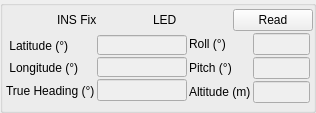
<?xml version="1.0" encoding="UTF-8"?>
<ui version="4.0">
 <class>dp_rwr_ins_gps</class>
 <widget class="QWidget" name="dp_rwr_ins_gps">
  <property name="geometry">
   <rect>
    <x>0</x>
    <y>0</y>
    <width>316</width>
    <height>113</height>
   </rect>
  </property>
  <property name="maximumSize">
   <size>
    <width>16777215</width>
    <height>250</height>
   </size>
  </property>
  <property name="windowTitle">
   <string>Form</string>
  </property>
  <layout class="QGridLayout" name="gridLayout_13">
   <property name="leftMargin">
    <number>0</number>
   </property>
   <property name="topMargin">
    <number>0</number>
   </property>
   <property name="rightMargin">
    <number>0</number>
   </property>
   <property name="bottomMargin">
    <number>0</number>
   </property>
   <property name="spacing">
    <number>0</number>
   </property>
   <item row="0" column="0">
    <spacer name="horizontalSpacer_6">
     <property name="orientation">
      <enum>Qt::Horizontal</enum>
     </property>
     <property name="sizeHint" stdset="0">
      <size>
       <width>22</width>
       <height>20</height>
      </size>
     </property>
    </spacer>
   </item>
   <item row="0" column="1">
    <widget class="QGroupBox" name="groupBox">
     <property name="title">
      <string/>
     </property>
     <layout class="QGridLayout" name="gridLayout_12">
      <property name="leftMargin">
       <number>0</number>
      </property>
      <property name="topMargin">
       <number>0</number>
      </property>
      <property name="rightMargin">
       <number>0</number>
      </property>
      <property name="bottomMargin">
       <number>0</number>
      </property>
      <property name="horizontalSpacing">
       <number>6</number>
      </property>
      <property name="verticalSpacing">
       <number>1</number>
      </property>
      <item row="0" column="0">
       <layout class="QGridLayout" name="gridLayout_11">
        <property name="spacing">
         <number>2</number>
        </property>
        <item row="0" column="0">
         <layout class="QGridLayout" name="gridLayout_10">
          <item row="0" column="0">
           <layout class="QGridLayout" name="gridLayout_3">
            <item row="0" column="0">
             <spacer name="horizontalSpacer_2">
              <property name="orientation">
               <enum>Qt::Horizontal</enum>
              </property>
              <property name="sizeType">
               <enum>QSizePolicy::Expanding</enum>
              </property>
              <property name="sizeHint" stdset="0">
               <size>
                <width>40</width>
                <height>20</height>
               </size>
              </property>
             </spacer>
            </item>
            <item row="0" column="3">
             <widget class="QLabel" name="obj_lbl_GpsLed">
              <property name="text">
               <string>LED</string>
              </property>
             </widget>
            </item>
            <item row="0" column="1">
             <widget class="QLabel" name="obj_lbl_Gps">
              <property name="text">
               <string>INS Fix</string>
              </property>
             </widget>
            </item>
            <item row="0" column="2">
             <spacer name="horizontalSpacer">
              <property name="orientation">
               <enum>Qt::Horizontal</enum>
              </property>
              <property name="sizeHint" stdset="0">
               <size>
                <width>40</width>
                <height>20</height>
               </size>
              </property>
             </spacer>
            </item>
            <item row="0" column="4">
             <spacer name="horizontalSpacer_5">
              <property name="orientation">
               <enum>Qt::Horizontal</enum>
              </property>
              <property name="sizeHint" stdset="0">
               <size>
                <width>40</width>
                <height>20</height>
               </size>
              </property>
             </spacer>
            </item>
           </layout>
          </item>
          <item row="0" column="1">
           <layout class="QGridLayout" name="gridLayout_7">
            <item row="0" column="0">
             <widget class="QPushButton" name="obj_psh_btn_Read">
              <property name="text">
               <string>Read</string>
              </property>
             </widget>
            </item>
           </layout>
          </item>
         </layout>
        </item>
        <item row="1" column="0">
         <layout class="QGridLayout" name="gridLayout_9">
          <property name="leftMargin">
           <number>3</number>
          </property>
          <property name="rightMargin">
           <number>3</number>
          </property>
          <property name="bottomMargin">
           <number>3</number>
          </property>
          <property name="spacing">
           <number>2</number>
          </property>
          <item row="0" column="0">
           <layout class="QGridLayout" name="gridLayout_4">
            <property name="topMargin">
             <number>0</number>
            </property>
            <item row="0" column="0">
             <layout class="QGridLayout" name="gridLayout">
              <item row="0" column="0">
               <widget class="QLabel" name="obj_lbl_Latitude">
                <property name="text">
                 <string> Latitude (°)</string>
                </property>
               </widget>
              </item>
              <item row="1" column="0">
               <widget class="QLabel" name="obj_lbl_Longitude">
                <property name="text">
                 <string> Longitude (°)</string>
                </property>
               </widget>
              </item>
              <item row="2" column="0">
               <widget class="QLabel" name="obj_lbl_TrueHeading">
                <property name="text">
                 <string>True Heading (°)</string>
                </property>
               </widget>
              </item>
             </layout>
            </item>
            <item row="0" column="1">
             <layout class="QGridLayout" name="gridLayout_2">
              <item row="0" column="0">
               <widget class="QLineEdit" name="obj_ln_edt_fLatitude">
                <property name="enabled">
                 <bool>false</bool>
                </property>
                <property name="sizePolicy">
                 <sizepolicy hsizetype="Preferred" vsizetype="Fixed">
                  <horstretch>0</horstretch>
                  <verstretch>0</verstretch>
                 </sizepolicy>
                </property>
                <property name="minimumSize">
                 <size>
                  <width>90</width>
                  <height>20</height>
                 </size>
                </property>
                <property name="maximumSize">
                 <size>
                  <width>90</width>
                  <height>20</height>
                 </size>
                </property>
               </widget>
              </item>
              <item row="1" column="0">
               <widget class="QLineEdit" name="obj_ln_edt_fLongitude">
                <property name="enabled">
                 <bool>false</bool>
                </property>
                <property name="sizePolicy">
                 <sizepolicy hsizetype="Preferred" vsizetype="Fixed">
                  <horstretch>0</horstretch>
                  <verstretch>0</verstretch>
                 </sizepolicy>
                </property>
                <property name="minimumSize">
                 <size>
                  <width>90</width>
                  <height>20</height>
                 </size>
                </property>
                <property name="maximumSize">
                 <size>
                  <width>90</width>
                  <height>20</height>
                 </size>
                </property>
               </widget>
              </item>
              <item row="2" column="0">
               <widget class="QLineEdit" name="obj_ln_edt_fTrueHeading">
                <property name="enabled">
                 <bool>false</bool>
                </property>
                <property name="sizePolicy">
                 <sizepolicy hsizetype="Preferred" vsizetype="Fixed">
                  <horstretch>0</horstretch>
                  <verstretch>0</verstretch>
                 </sizepolicy>
                </property>
                <property name="minimumSize">
                 <size>
                  <width>0</width>
                  <height>0</height>
                 </size>
                </property>
                <property name="maximumSize">
                 <size>
                  <width>90</width>
                  <height>16777215</height>
                 </size>
                </property>
               </widget>
              </item>
             </layout>
            </item>
           </layout>
          </item>
          <item row="0" column="1">
           <layout class="QGridLayout" name="gridLayout_8">
            <item row="0" column="0">
             <layout class="QGridLayout" name="gridLayout_5">
              <item row="0" column="0">
               <widget class="QLabel" name="obj_lbl_Roll">
                <property name="text">
                 <string>Roll (°)</string>
                </property>
               </widget>
              </item>
              <item row="1" column="0">
               <widget class="QLabel" name="obj_lbl_Pitch">
                <property name="text">
                 <string>Pitch (°)</string>
                </property>
               </widget>
              </item>
              <item row="2" column="0">
               <widget class="QLabel" name="obj_lbl_Time">
                <property name="text">
                 <string>Altitude (m)</string>
                </property>
               </widget>
              </item>
             </layout>
            </item>
            <item row="0" column="1">
             <layout class="QGridLayout" name="gridLayout_6">
              <item row="0" column="0">
               <widget class="QLineEdit" name="obj_ln_edt_fRoll">
                <property name="enabled">
                 <bool>false</bool>
                </property>
                <property name="sizePolicy">
                 <sizepolicy hsizetype="Preferred" vsizetype="Fixed">
                  <horstretch>0</horstretch>
                  <verstretch>0</verstretch>
                 </sizepolicy>
                </property>
                <property name="minimumSize">
                 <size>
                  <width>0</width>
                  <height>0</height>
                 </size>
                </property>
                <property name="maximumSize">
                 <size>
                  <width>90</width>
                  <height>16777215</height>
                 </size>
                </property>
               </widget>
              </item>
              <item row="1" column="0">
               <widget class="QLineEdit" name="obj_ln_edt_fPitch">
                <property name="enabled">
                 <bool>false</bool>
                </property>
                <property name="sizePolicy">
                 <sizepolicy hsizetype="Preferred" vsizetype="Fixed">
                  <horstretch>0</horstretch>
                  <verstretch>0</verstretch>
                 </sizepolicy>
                </property>
                <property name="minimumSize">
                 <size>
                  <width>0</width>
                  <height>0</height>
                 </size>
                </property>
                <property name="maximumSize">
                 <size>
                  <width>90</width>
                  <height>16777215</height>
                 </size>
                </property>
               </widget>
              </item>
              <item row="2" column="0">
               <widget class="QLineEdit" name="obj_ln_edt_iAltitude">
                <property name="enabled">
                 <bool>false</bool>
                </property>
                <property name="sizePolicy">
                 <sizepolicy hsizetype="Preferred" vsizetype="Fixed">
                  <horstretch>0</horstretch>
                  <verstretch>0</verstretch>
                 </sizepolicy>
                </property>
                <property name="minimumSize">
                 <size>
                  <width>0</width>
                  <height>0</height>
                 </size>
                </property>
                <property name="maximumSize">
                 <size>
                  <width>90</width>
                  <height>16777215</height>
                 </size>
                </property>
               </widget>
              </item>
             </layout>
            </item>
           </layout>
          </item>
         </layout>
        </item>
       </layout>
      </item>
     </layout>
    </widget>
   </item>
   <item row="0" column="2">
    <spacer name="horizontalSpacer_7">
     <property name="orientation">
      <enum>Qt::Horizontal</enum>
     </property>
     <property name="sizeHint" stdset="0">
      <size>
       <width>22</width>
       <height>20</height>
      </size>
     </property>
    </spacer>
   </item>
  </layout>
 </widget>
 <resources/>
 <connections/>
</ui>
